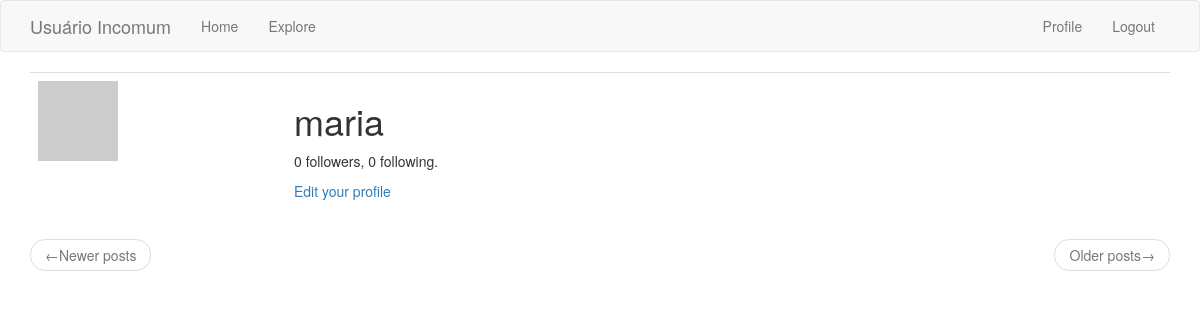
The app's page /user/maria (signed in), older data.
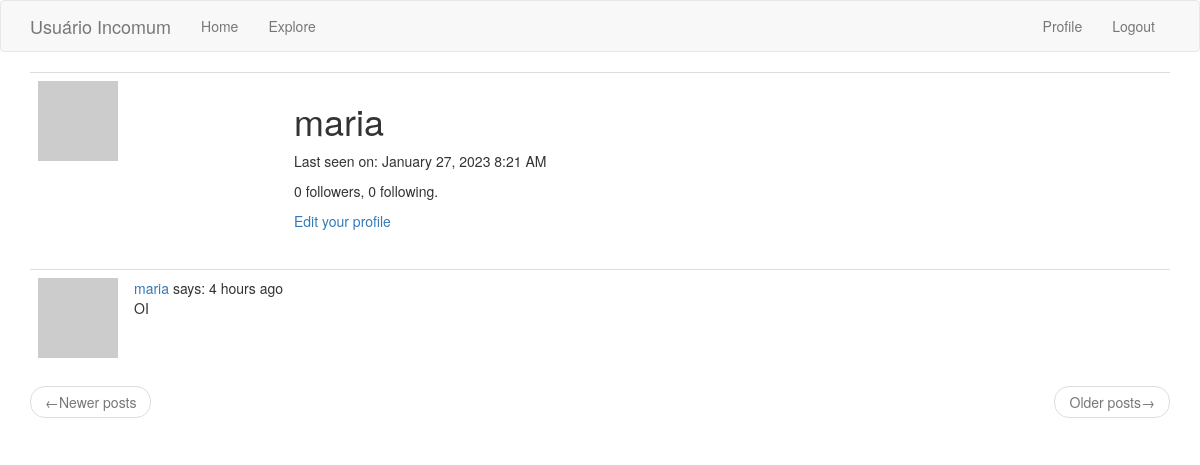
The same page, newer data.
### app/models.py (models this page shows, shortened)
class User(UserMixin, db.Model):
    id = db.Column(db.Integer, primary_key=True)
    username = db.Column(db.String(64), index=True, unique=True)
    email = db.Column(db.String(120), index=True, unique=True)
    password_hash = db.Column(db.String(128))
    posts = db.relationship('Post', backref='author', lazy='dynamic')
    about_me = db.Column(db.String(140))
    last_seen = db.Column(db.DateTime, default=datetime.utcnow)
    followed = db.relationship(
        'User', secondary=followers,
        primaryjoin=(followers.c.follower_id == id),
        secondaryjoin=(followers.c.followed_id == id),
        backref=db.backref('followers', lazy='dynamic'), lazy='dynamic')
    def avatar(self, size):
        digest = md5(self.email.lower().encode('utf-8')).hexdigest()
        return 'https://www.gravatar.com/avatar/{}?d=identicon&s={}'.format(
            digest, size)

class Post(db.Model):
    id = db.Column(db.Integer, primary_key=True)
    body = db.Column(db.String(140))
    timestamp = db.Column(db.DateTime, index=True, default=datetime.utcnow)
    user_id = db.Column(db.Integer, db.ForeignKey('user.id'))

### app/routes.py (the view)
@app.route('/user/<username>')
@login_required
def user(username):
    user = User.query.filter_by(username=username).first_or_404()
    page = request.args.get('page', 1, type=int)
    posts = user.posts.order_by(Post.timestamp.desc()).paginate(
        page=page, per_page=app.config['POSTS_PER_PAGE'], error_out=False
    )
    next_url = url_for('user', username=user.username, page=posts.next_num) \
        if posts.has_next else None
    prev_url = url_for('user', username=user.username, page=posts.prev_num) \
        if posts.has_prev else None
    form = EmptyForm()
    return render_template('user.html', user=user, posts=posts.items, next_url=next_url, prev_url=prev_url, form=form)

### app/models.py (called while the page is built)
@login.user_loader
def load_user(id):
    return User.query.get(int(id))

### app/routes.py (called while the page is built)
@app.before_request
def before_request():
    if current_user.is_authenticated:
        current_user.last_seen = datetime.utcnow()
        db.session.commit()

### app/templates/user.html (shortened to what this page needs)
{% extends "base.html" %}
{% block app_content %}
    <table class="table table-hover">
        <tr>
            <td width="256px"><img src="{{ user.avatar(256) }}"></td>
            <td>
                <h1>{{ user.username }}</h1>
                {% if user.last_seen %}
                <p>Last seen on: {{ moment(user.last_seen).format('LLL') }}</p>
                {% endif %}
                <p>{{ user.followers.count() }} followers, {{ user.followed.count() }} following.</p>
                {% if user == current_user %}
                <p><a href="{{ url_for('edit_profile') }}">Edit your profile</a></p>
                {% endif %}
            </td>
        </tr>
    </table>
    {% for post in posts %}
        {% include '_post.html' %}
    {% endfor %}
    <nav aria-label="...">
        <ul class="pager">
            <li class="previous{% if not prev_url %} disabled{% endif %}">
                <a href="{{ prev_url or '#' }}">
                    <span aria-hidden="true">&larr;</span>Newer posts
                </a>
            </li>
            <li class="next{% if not next_url %} disabled{% endif %}">
                <a href="{{ next_url or '#' }}">
                    Older posts<span aria-hidden="true">&rarr;</span>
                </a>
            </li>
        </ul>
    </nav>
{% endblock %}

### app/templates/_post.html
<table class="table table-hover">
  <tr>
    <td width="70px">
      <a href="{{ url_for('user', username=post.author.username) }}">
        <img src="{{ post.author.avatar(70) }}" />
      </a>
    </td>
    <td>
      <a href="{{ url_for('user', username=post.author.username) }}">
        {{ post.author.username }}
      </a>
      says: {{ moment(post.timestamp).fromNow() }}
      <br />
      {{ post.body }}
    </td>
  </tr>
</table>

Row changes from the older to the newer data that the page shows:
changed User "maria": last_seen (not shown) → "January 27, 2023 8:21 AM"
added Post: author.username "maria", timestamp "4 hours ago", body "OI"
Text that changed along with them:
text now shown: "Last seen on:"
